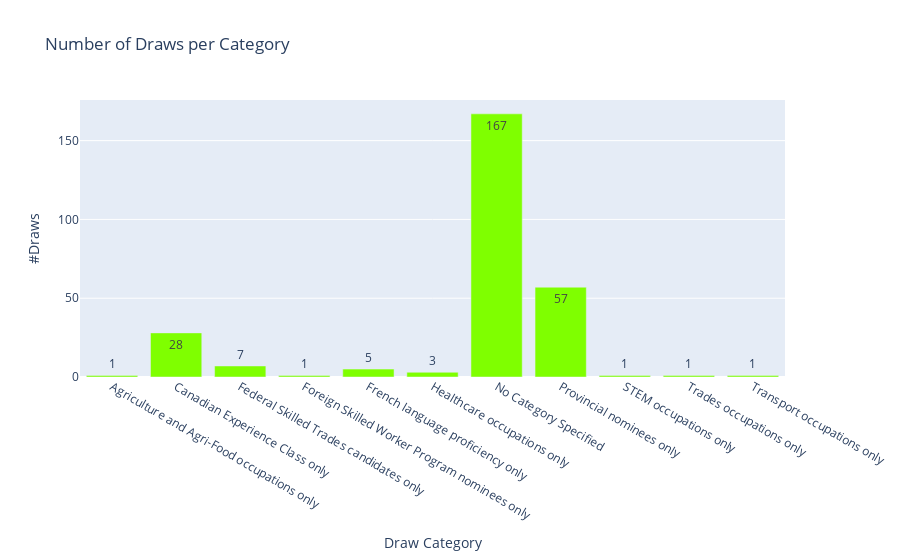

Here is the notebook cell this chart was saved with:
### Markdown cell above
## Number of draws per category

### Code cell
draws_per_category = df_clean.groupby('Draw_Category').size()


# Create the bar plot
fig = go.Figure(data=[go.Bar(
    x=draws_per_category.index,
    y=draws_per_category.values,
    text=draws_per_category.values,
    textposition='auto',
    marker_color='Chartreuse'
)])

fig.update_layout(title_text='Number of Draws per Category',xaxis_title='Draw Category',  # this will add a label to the x-axis
    yaxis_title='#Draws')

fig.show()

### Figure 1 — Plotly figure (JSON) as saved in the notebook; plotly's stock layout.template omitted (floating-point values rounded to 4 significant figures)
{"data": [{"marker": {"color": "Chartreuse"}, "text": [1, 28, 7, 1, 5, 3, 167, 57, 1, 1, 1], "textposition": "auto", "type": "bar", "x": ["Agriculture and Agri-Food occupations only", "Canadian Experience Class only", "Federal Skilled Trades candidates only", "Foreign Skilled Worker Program nominees only", "French language proficiency only", "Healthcare occupations only", "No Category Specified", "Provincial nominees only", "STEM occupations only", "Trades occupations only", "Transport occupations only"], "y": [1, 28, 7, 1, 5, 3, 167, 57, 1, 1, 1]}], "layout": {"title": {"text": "Number of Draws per Category"}, "xaxis": {"title": {"text": "Draw Category"}}, "yaxis": {"title": {"text": "#Draws"}}}}
